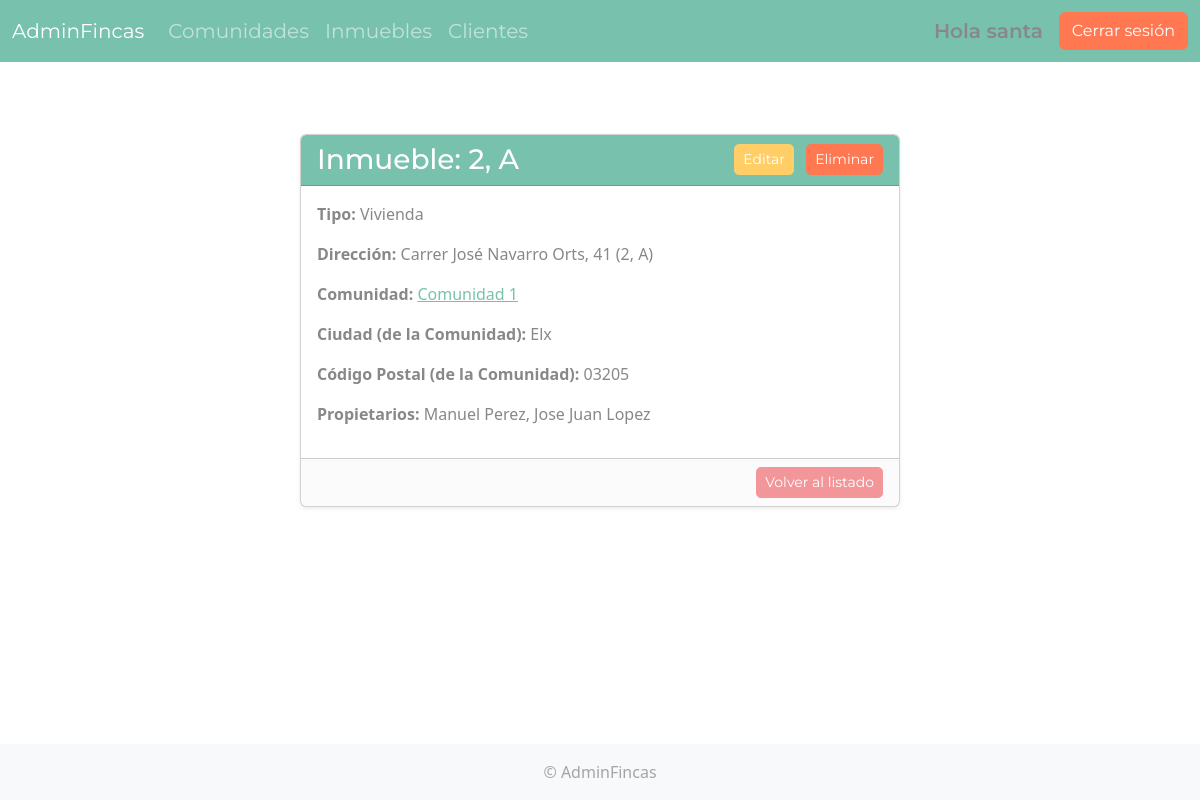
The app's page /inmuebles/4/ (signed in) with its own data.
### users/models.py (models this page shows, shortened)
class Usuario(AbstractBaseUser, PermissionsMixin):
    TIPO_USUARIO_CHOICES = (
        ('CLIENTE', 'Cliente'),
        ('ADMIN', 'Administrador'),
    )
    username = models.CharField(max_length=150, unique=True, blank=True, null=True)
    email = models.EmailField(unique=True)
    nombre = models.CharField(max_length=100)
    telefono = models.CharField(max_length=20, blank=True)
    is_active = models.BooleanField(default=True)
    tipo_usuario = models.CharField(max_length=10, choices=TIPO_USUARIO_CHOICES, default='CLIENTE')
    is_staff = models.BooleanField(default=False)
    is_superuser = models.BooleanField(default=False)
    objects = UsuarioManager()
    USERNAME_FIELD = 'email'
    REQUIRED_FIELDS = ['nombre']
    @property
    def is_administrador(self):
        return self.tipo_usuario == 'ADMIN'

### core/models.py (models this page shows, shortened)
class Inmueble(models.Model):
    comunidad = models.ForeignKey(Comunidad, related_name='inmuebles', on_delete=models.CASCADE)
    identificador = models.CharField(max_length=100)  # Por ejemplo: "1º A", "Bajo B"
    tipo = models.CharField(max_length=50, choices=[
        ('vivienda', 'Vivienda'),
        ('local', 'Local'),
        ('garaje', 'Garaje'),
        ('trastero', 'Trastero'),
        ('plaza', 'Plaza de garaje'),
    ])
    propietarios = models.ManyToManyField(
            Usuario,
            related_name='inmuebles_propietario', # Nombre inverso para acceder desde Usuario
            blank=True,
            limit_choices_to={'tipo_usuario': 'CLIENTE'} # Opcional: Solo permite seleccionar usuarios de tipo 'CLIENTE'
        )

class Comunidad(models.Model):
    nombre = models.CharField(max_length=255)
    direccion = models.CharField(max_length=255)
    ciudad = models.CharField(max_length=100)
    codigo_postal = models.CharField(max_length=5)
    administradores = models.ManyToManyField(
        Usuario,
        related_name='comunidades_llevadas', # Nombre inverso para acceder desde Usuario
        blank=True,
        limit_choices_to={'tipo_usuario': 'ADMIN'} # Opcional: Solo permite seleccionar usuarios de tipo 'ADMIN'
    )
    class Meta:
        verbose_name_plural = "Comunidades"

### core/views.py (the view)
# urls.py: path('inmuebles/<int:pk>/', InmuebleDetailView.as_view(), name='inmueble_detail'),
class InmuebleDetailView(LoginRequiredMixin, DetailView):
    model = Inmueble
    template_name = 'proyecto/inmueble_detail.html'
    context_object_name = 'inmueble'
    login_url = reverse_lazy('login')
    def get_queryset(self):
        queryset = super().get_queryset()
        if self.request.user.is_authenticated and self.request.user.tipo_usuario == 'CLIENTE':
            return queryset.filter(propietarios=self.request.user)
        return queryset

### templates/proyecto/inmueble_detail.html (shortened to what this page needs)
{% extends 'proyecto/base.html' %}
{% block content %}
<div class="container mt-5">
    <div class="card shadow-sm mx-auto" style="max-width: 600px;">
        <div class="card-header bg-primary text-white d-flex justify-content-between align-items-center">
            <h3 class="mb-0">Inmueble: {{ inmueble.identificador }}</h3>
            {% if user.is_authenticated and user.is_administrador %}
                <div>
                    <a href="{% url 'inmueble_update' inmueble.pk %}" class="btn btn-warning btn-sm me-2">Editar</a>
                    <a href="{% url 'inmueble_delete' inmueble.pk %}" class="btn btn-danger btn-sm">Eliminar</a>
                </div>
            {% endif %}
        </div>
        <div class="card-body">
            <p><strong>Tipo:</strong> {{ inmueble.get_tipo_display }}</p>
            {% if inmueble.comunidad %}
                <p><strong>Dirección:</strong> {{ inmueble.comunidad.direccion }} ({{ inmueble.identificador }})</p>
            {% else %}
                <p><strong>Dirección:</strong> {{ inmueble.identificador }} (Comunidad no asignada)</p>
            {% endif %}
            <p>
                <strong>Comunidad:</strong>
                {% if inmueble.comunidad %}
                    <a href="{% url 'comunidad_detail' inmueble.comunidad.pk %}">{{ inmueble.comunidad.nombre }}</a>
                {% else %}
                    Ninguna asignada
                {% endif %}
            </p>
            {% if inmueble.comunidad %}
                <p><strong>Ciudad (de la Comunidad):</strong> {{ inmueble.comunidad.ciudad }}</p>
                <p><strong>Código Postal (de la Comunidad):</strong> {{ inmueble.comunidad.codigo_postal }}</p>
            {% else %}
                <p class="text-muted">Ciudad y Código Postal no disponibles (inmueble sin comunidad asignada).</p>
            {% endif %}
            <p>
                <strong>Propietarios:</strong>
                {% for propietario in inmueble.propietarios.all %}
                    {{ propietario.nombre }}{% if not forloop.last %}, {% endif %}
                {% empty %}
                    Ninguno asignado
                {% endfor %}
            </p>
        </div>
        <div class="card-footer d-flex justify-content-end">
            <a href="{% url 'inmueble_list' %}" class="btn btn-secondary btn-sm">Volver al listado</a>
        </div>
    </div>
</div>
{% endblock %}

### templates/proyecto/header.html (shortened to what this page needs)
<div class="container-fluid">
            <a class="navbar-brand" href="{% url 'home' %}">AdminFincas</a>
            <div class="collapse navbar-collapse" id="navbarNav">
                <ul class="navbar-nav me-auto mb-2 mb-lg-0">
                    {% if user.is_authenticated %}
                    <li class="nav-item">
                        <a class="nav-link fs-5" href="{% url 'comunidad_list' %}">Comunidades</a>
                    </li>
                    <li class="nav-item">
                        <a class="nav-link fs-5" href="{% url 'inmueble_list' %}">Inmuebles</a>
                    </li>
                    {% if user.is_administrador %}
                    <li class="nav-item">
                        <a class="nav-link fs-5" href="{% url 'usuario_list' %}">Clientes</a>
                    </li>
                    {% endif %}
                    {% endif %}
                </ul>
                <div class="">
                    <ul class="navbar-nav">
                        {% if user.is_authenticated %}
                            <div class="d-flex align-items-center ms-auto">
                                <span class="me-3 fw-semibold fs-5">Hola {{ user.nombre }}</span>
                                <form method="post" action="{% url 'logout' %}">
                                    <button type="submit" class="btn btn-danger">Cerrar sesión</button>
                                </form>
                            </div>
                        {% else %}
                            <div class="d-flex align-items-center ms-auto">
                                <a class="btn btn-light btn-outline-primary me-2" href="{% url 'login' %}">Iniciar sesión</a>
                                <a class="btn btn-dark btn-outline-success" href="{% url 'register' %}">Registrarse</a>
                            </div>
                        {% endif %}
                    </ul>
                </div>
            </div>
        </div>

### records on screen
Usuario: nombre "santa"
Inmueble: identificador "2, A", tipo "Vivienda", comunidad.direccion "Carrer José Navarro Orts, 41", comunidad.nombre "Comunidad 1", comunidad.ciudad "Elx", comunidad.codigo_postal "03205"
Usuario: nombre "Manuel Perez"
Usuario: nombre "Jose Juan Lopez"
